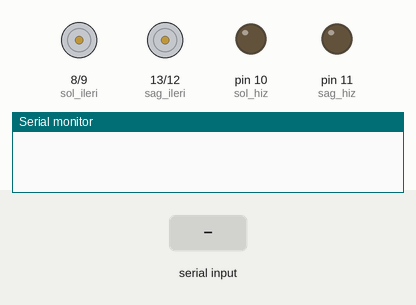
Bench run of a sketch on a simulated Arduino Uno, built with avr-gcc and run on an emulated ATmega328P. Parts: motor-driver pin pairs drawn as motors (green arrow = first pin HIGH = forward, orange = second pin HIGH = backward, longer = more drive), output pins drawn as LEDs (lit = HIGH), the last lines printed to the serial monitor. Inputs (shaded band) come from the test bench.

Above: at 1.2 s.
1.3 s: "1" received over the second serial link
At 2.5 s:
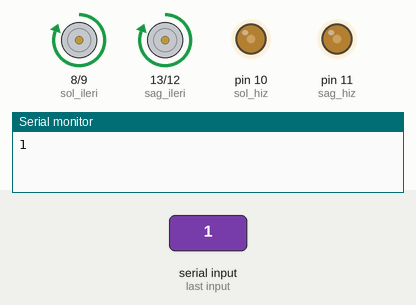
2.8 s: "2" received over the second serial link
At 3.6 s:
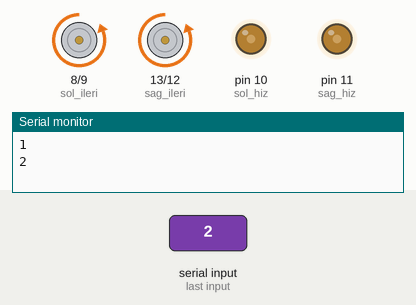
4.3 s: "3" received over the second serial link
At 4.8 s:
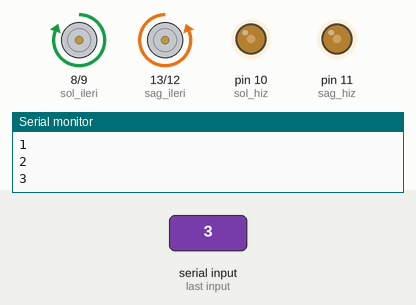
5.8 s: "4" received over the second serial link
At 7.0 s:
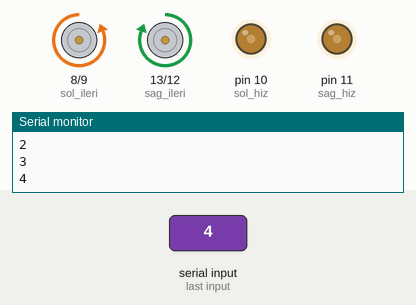
7.3 s: "6" received over the second serial link
At 7.9 s:
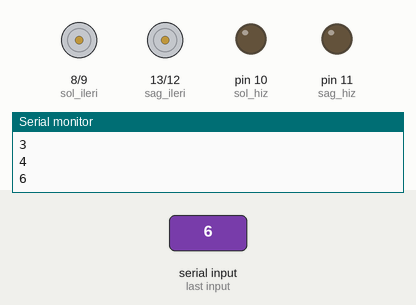
Timing chart, 0 to 9.8 s (numbered marks = the images above; inputs shaded):
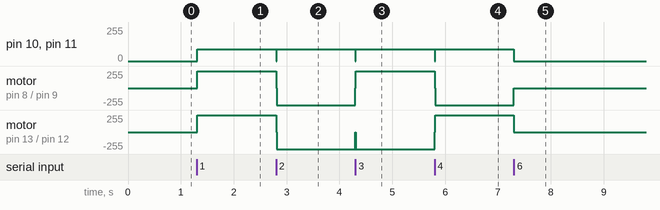

Measured:
- after the input at 1.3 s, pin 10 (sol_hiz), pin 11 (sag_hiz): 0/255 → 90/255 at once; motor on pin 8 (sol_ileri) / pin 9 (sol_geri), motor on pin 13 (sag_ileri) / pin 12 (sag_geri): stopped → forward 255/255 at once
- after the input at 2.8 s, pin 10 (sol_hiz), pin 11 (sag_hiz): 90/255 → 0/255 at once, → 90/255 0.01 s later; motor on pin 8 (sol_ileri) / pin 9 (sol_geri), motor on pin 13 (sag_ileri) / pin 12 (sag_geri): forward 255/255 → backward 255/255 at once
- after the input at 4.3 s, pin 10 (sol_hiz), pin 11 (sag_hiz): 90/255 → 0/255 at once, → 90/255 0.01 s later; motor on pin 8 (sol_ileri) / pin 9 (sol_geri): backward 255/255 → forward 255/255 at once; motor on pin 13 (sag_ileri) / pin 12 (sag_geri): backward 255/255 → stopped at once, → backward 255/255 0.01 s later
- after the input at 5.8 s, pin 10 (sol_hiz), pin 11 (sag_hiz): 90/255 → 0/255 at once, → 90/255 0.01 s later; motor on pin 8 (sol_ileri) / pin 9 (sol_geri): forward 255/255 → backward 255/255 at once; motor on pin 13 (sag_ileri) / pin 12 (sag_geri): backward 255/255 → forward 255/255 at once
- after the input at 7.3 s, pin 10 (sol_hiz), pin 11 (sag_hiz): 90/255 → 0/255 at once; motor on pin 8 (sol_ileri) / pin 9 (sol_geri): backward 255/255 → stopped at once; motor on pin 13 (sag_ileri) / pin 12 (sag_geri): forward 255/255 → stopped at once

The sketch:

sketch_jul26a.ino
```cpp
#include<SoftwareSerial.h>

SoftwareSerial bt_iletisim(6, 7);

#define sol_ileri 8
#define sol_geri 9
#define sol_hiz 10

#define sag_ileri 13
#define sag_geri 12
#define sag_hiz 11

byte motorlar_hiz = 90;
//byte son_islem;

void setup()
{
  pinMode(sol_ileri, OUTPUT);
  pinMode(sag_ileri, OUTPUT);
  pinMode(sol_geri, OUTPUT);
  pinMode(sag_geri, OUTPUT);
  pinMode(sol_hiz, OUTPUT);
  pinMode(sag_hiz, OUTPUT);

  Serial.begin(9600);
  bt_iletisim.begin(9600);

}

void loop()
{
if (bt_iletisim.available())
  {
    char data = bt_iletisim.read();
    Serial.println(data);

    if (data == '1')
    {
      dur();
      delay(10);
      ileri();
      //son_islem = 1;
    }
    else if (data == '2')
    {
      dur();
      delay(10);
      geri();
     // son_islem = 2;
    }
    else if (data == '3')
    {
      dur();
      delay(10);
      sol();
     // son_islem = 3;
    }
    else if (data == '4')
    {
      dur();
      delay(10);
      sag();
    //  son_islem = 4;
    }
    else if (data == '6')
    {
       dur();
    }
    else if (data == '0')
    {
      motorlar_hiz = motorlar_hiz + 25;
      if (motorlar_hiz > 255)
      {
        motorlar_hiz = 255;
      }
      Serial.print("motorlar hiz= ");
      Serial.println(motorlar_hiz);
      //son_isleme_devam_et();
    }
    else if (data == '5')
    {
      motorlar_hiz = motorlar_hiz - 25;
      if (motorlar_hiz < 0)
      {
        motorlar_hiz = 0;
      }
      Serial.print("motorlar hiz= ");
      Serial.println(motorlar_hiz);
     // son_isleme_devam_et();
    }
  }
}
void ileri()
{
  digitalWrite(sol_ileri, 1);
  digitalWrite(sag_ileri, 1);
  digitalWrite(sol_geri, 0);
  digitalWrite(sag_geri, 0);
  analogWrite(sol_hiz, motorlar_hiz);
  analogWrite(sag_hiz, motorlar_hiz);
}

void geri()
{
  digitalWrite(sol_ileri, 0);
  digitalWrite(sag_ileri, 0);
  digitalWrite(sol_geri, 1);
  digitalWrite(sag_geri, 1);
  analogWrite(sol_hiz, motorlar_hiz);
  analogWrite(sag_hiz, motorlar_hiz);
}

void sol()
{
  digitalWrite(sol_ileri, 1);
  digitalWrite(sag_ileri, 0);
  digitalWrite(sol_geri, 0);
  digitalWrite(sag_geri, 1);
  analogWrite(sol_hiz, motorlar_hiz);
  analogWrite(sag_hiz, motorlar_hiz);
}

void sag()
{
  digitalWrite(sol_ileri, 0);
  digitalWrite(sag_ileri, 1);
  digitalWrite(sol_geri, 1);
  digitalWrite(sag_geri, 0);
  analogWrite(sol_hiz, motorlar_hiz);
  analogWrite(sag_hiz, motorlar_hiz);
}
void dur()
{
  digitalWrite(sol_ileri, 0);
  digitalWrite(sag_ileri, 0);
  digitalWrite(sol_geri, 0);
  digitalWrite(sag_geri, 0);
  analogWrite(sol_hiz, 0);
  analogWrite(sag_hiz, 0);
}

//void son_isleme_devam_et()
//{
//  if (son_islem == 1)
 // {
   // ileri();
 // }
// else if (son_islem == 2)
  //{
//    geri();
//  }
  //else if (son_islem == 3)
//  {
  //  sol();
 // }
  //else if (son_islem == 4)
  //{
   // sag();
 // }*/
```
